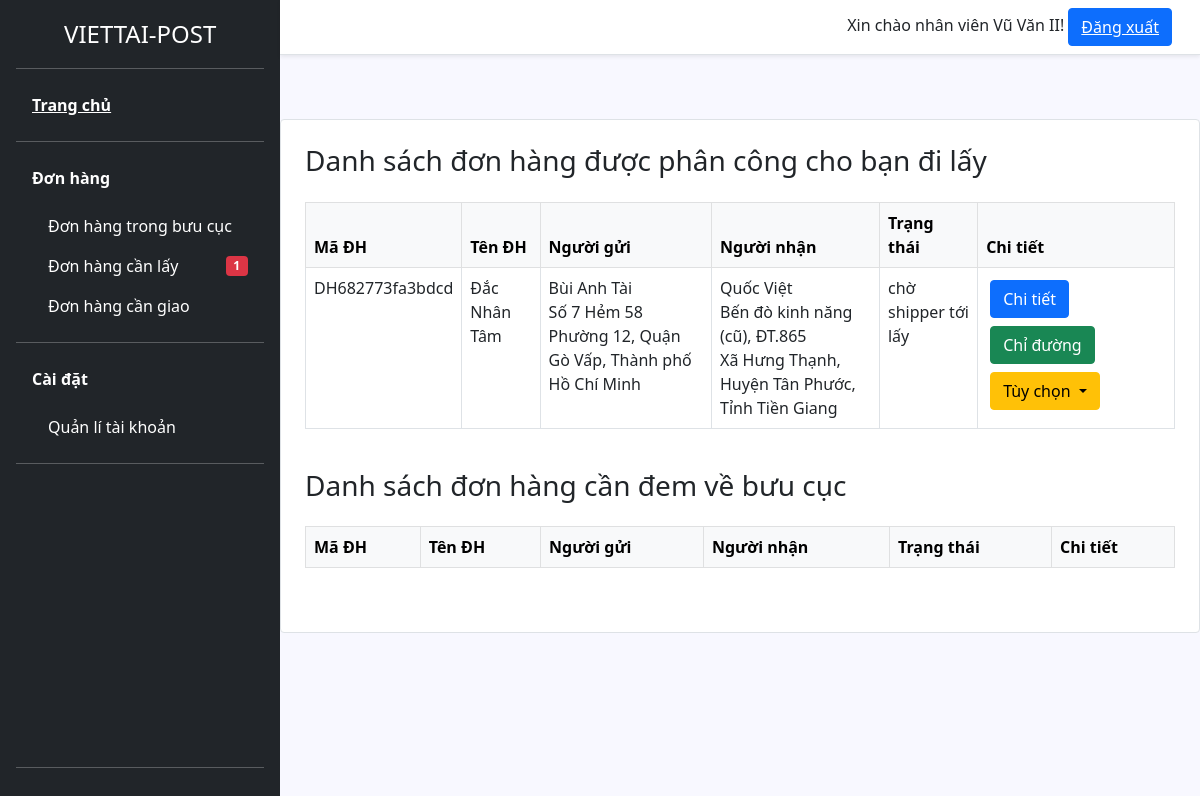
The app's page /nv/don-hang-can-lay.php (signed in), older data.
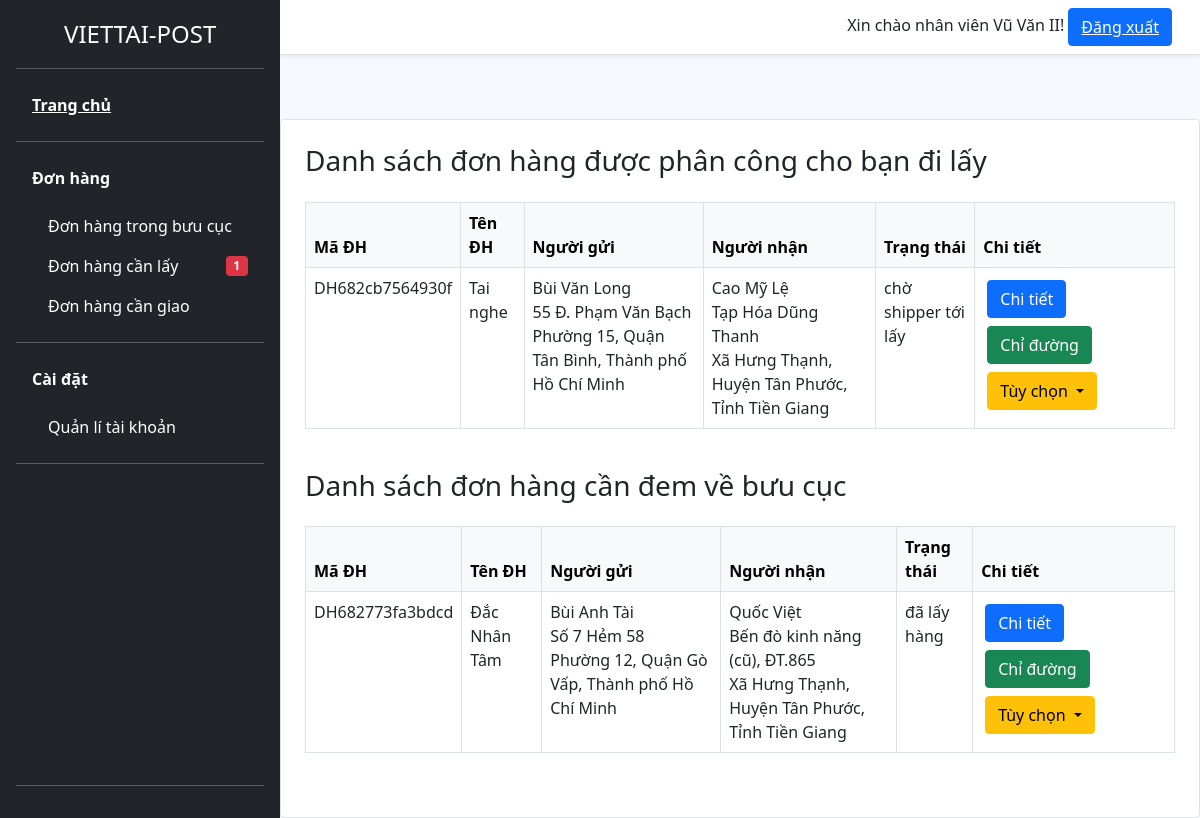
The same page, newer data.
### tables this page shows
CREATE TABLE `don_hang` (
  `ma_don_hang` varchar(50) NOT NULL,
  `ten_don_hang` varchar(50) NOT NULL,
  `so_luong` int(10) NOT NULL,
  `trong_luong` int(10) NOT NULL,
  `ten_nguoi_gui` varchar(100) DEFAULT NULL,
  `sdt_nguoi_gui` varchar(100) DEFAULT NULL,
  `ma_khach_hang` int(11) NOT NULL,
  `ten_nguoi_nhan` varchar(100) NOT NULL,
  `sdt_nguoi_nhan` varchar(20) DEFAULT NULL,
  `dia_chi_nguoi_gui` text NOT NULL,
  `dia_chi_nguoi_gui_mac_dinh` text NOT NULL,
  `lat_nguoi_gui` text DEFAULT NULL,
  `lng_nguoi_gui` text DEFAULT NULL,
  `dia_chi_nguoi_nhan` text DEFAULT NULL,
  `dia_chi_nguoi_nhan_mac_dinh` text NOT NULL,
  `lat_nguoi_nhan` text NOT NULL,
  `lng_nguoi_nhan` text DEFAULT NULL,
  `thu_ho` int(20) DEFAULT NULL,
  `trang_thai` enum('chờ xử lý','chờ shipper tới lấy','đã lấy hàng','đang giao','đã giao','hủy') DEFAULT 'chờ xử lý',
  `phi_van_chuyen` int(10) DEFAULT 0,
  `nguoi_tra_phi` varchar(100) DEFAULT NULL,
  `ngay_tao` datetime DEFAULT current_timestamp(),
  `thoi_gian_hen_lay` varchar(50) NOT NULL,
  `ngay_giao_du_kien` text NOT NULL,
  `ghi_chu` text DEFAULT NULL
);

CREATE TABLE `van_don` (
  `ma_van_don` int(11) NOT NULL,
  `ma_don_hang` varchar(50) NOT NULL,
  `id_shipper` int(10) DEFAULT NULL,
  `id_buu_cuc` int(11) DEFAULT NULL,
  `trang_thai` varchar(100) DEFAULT NULL,
  `lich_su` text DEFAULT NULL,
  `thoi_gian_cap_nhat` datetime DEFAULT current_timestamp(),
  `ghi_chu` text DEFAULT NULL
);

CREATE TABLE `buu_cuc` (
  `id` int(11) NOT NULL,
  `ten_buu_cuc` varchar(255) NOT NULL,
  `dia_chi` text NOT NULL,
  `xa_huyen_tinh` text NOT NULL,
  `vi_do` decimal(10,7) NOT NULL,
  `kinh_do` decimal(10,7) NOT NULL,
  `so_dien_thoai` varchar(20) DEFAULT NULL,
  `thoi_gian_tao` timestamp NOT NULL DEFAULT current_timestamp()
);

### controller/cls-shipper.php (called while the page is built, shortened)
<?php
class clsShipper extends ConnectDB
{
     public function buuCuc($id_buu_cuc) {
        $conn = $this->connect();
        $stmt = $conn->prepare("SELECT * FROM buu_cuc where id = ? ");
        $stmt->execute([$id_buu_cuc]);
        return $stmt->fetchAll(PDO::FETCH_ASSOC);
    }
     public function layTatCaDonHang() {
        $conn = $this->connect();
        $sql = "SELECT * FROM don_hang where trang_thai = 'chờ shipper tới lấy'";
        $stmt = $conn->prepare($sql);
        $stmt->execute();
        return $stmt->fetchAll(PDO::FETCH_ASSOC);
    }
    public function layTatCaDonHangVeBuuCuc() {
        $conn = $this->connect();
        $sql = "SELECT * FROM don_hang where trang_thai = 'đã lấy hàng'";
        $stmt = $conn->prepare($sql);
        $stmt->execute();
        return $stmt->fetchAll(PDO::FETCH_ASSOC);
    }
    public function layVanDonTheoMaDon($ma_don_hang)
    {
        $conn = $this->connect();
        $stmt = $conn->prepare("SELECT vd.*, s.ho_ten AS ten_shipper, s.so_dien_thoai AS sdt_shipper
                                FROM van_don vd
                                LEFT JOIN shipper s ON vd.id_shipper = s.id
                                WHERE vd.ma_don_hang = ?
                                ORDER BY vd.thoi_gian_cap_nhat DESC LIMIT 1");
        $stmt->execute([$ma_don_hang]);
        return $stmt->fetchAll(PDO::FETCH_ASSOC);
    }
}

### nv/view/header.php (called while the page is built, shortened)
<?php
$shipper = $_SESSION['shipper'];
?>

### nv/don-hang-can-lay.php (the view, shortened to what the changed rows need)
<!DOCTYPE html>
<html lang="vi">
<head>
    <link rel="stylesheet" href="../asset/css/bootstrap.min.css">
    <link rel="stylesheet" href="../asset/css/style.css">
    <link rel="stylesheet" href="https://unpkg.com/leaflet/dist/leaflet.css" />
    <link rel="stylesheet" href="https://unpkg.com/leaflet-routing-machine/dist/leaflet-routing-machine.css" />
</head>
<?php
require_once '../controller/cls-shipper.php';
$donhang = new clsShipper();
$tat_ca_don_hang = $donhang->layTatCaDonHang();
?>
<body  class="d-flex">
    <?php
    require_once 'view/sidebar.php';
    ?>
    <div class="main-content">
    <?php
    require_once 'view/header.php';
    ?>
<div class="container px-4 pb-5 card border rounded-4 mt-5">
        <table class="table table-bordered table-hover mt-3">
            <thead class="table-light">
                <tr>
                    <th>Mã ĐH</th>
                    <th>Tên ĐH</th>
                    <th>Người gửi</th>
                    <th>Người nhận</th>
                    <th>Trạng thái</th>
                    <th>Chi tiết</th>
                </tr>
            </thead>
            <tbody>
                <?php foreach ($tat_ca_don_hang as $don): ?>
                    <?php $van_dons = $donhang->layVanDonTheoMaDon($don['ma_don_hang']);
                    foreach ($van_dons as $vd):?>
                <?php
                $lat_shipper = $shipper['vi_do'];
                $lng_shipper = $shipper['kinh_do'];
                $lat_don = $don['lat_nguoi_gui'];
                $lng_don = $don['lng_nguoi_gui'];
                $url_google_maps = "https://www.google.com/maps/dir/$lat_shipper,$lng_shipper/$lat_don,$lng_don";
                ?>
                <tr>
                    <td><?= $don['ma_don_hang'] ?></td>
                    <td><?= $don['ten_don_hang'] ?></td>
                    <td><?= $don['ten_nguoi_gui'] ?><br><?= $don['dia_chi_nguoi_gui'] ?><br><?= $don['dia_chi_nguoi_gui_mac_dinh'] ?></td>
                    <td><?= $don['ten_nguoi_nhan'] ?><br><?= $don['dia_chi_nguoi_nhan'] ?><br><?= $don['dia_chi_nguoi_nhan_mac_dinh'] ?></td>
                    <td><?= $don['trang_thai'] ?></td>
                    <td>
                        <button type="button" class="btn btn-primary m-1" data-bs-toggle="modal" data-bs-target="#modal<?= $don['ma_don_hang'] ?>">
                            Chi tiết
                        </button>
                       <a href="<?= $url_google_maps ?>" target="_blank" class="btn btn-success m-1">
                            Chỉ đường
                        </a>
                        <div class="btn-group m-1">
                            <button type="button" class="btn btn-warning dropdown-toggle" data-bs-toggle="dropdown" aria-expanded="false">
                                Tùy chọn
                            </button>
                        </div>
                    </td>
                </tr>
            <?php endforeach; ?>
            <?php endforeach; ?>
            </tbody>
        </table>
        <table class="table table-bordered table-hover mt-3">
            <thead class="table-light">
                <tr>
                    <th>Mã ĐH</th>
                    <th>Tên ĐH</th>
                    <th>Người gửi</th>
                    <th>Người nhận</th>
                    <th>Trạng thái</th>
                    <th>Chi tiết</th>
                </tr>
            </thead>
            <tbody>
                <?php
                    $tat_ca_don_hang_ve_bc = $donhang->layTatCaDonHangVeBuuCuc();
                    foreach ($tat_ca_don_hang_ve_bc as $don): ?>
                <?php $van_dons = $donhang->layVanDonTheoMaDon($don['ma_don_hang']);
                    foreach ($van_dons as $vd):?>
                <?php
                $buucuc = $donhang->buuCuc($shipper['id_buu_cuc']);
                foreach ($buucuc as $bc):
                $lat_shipper = $shipper['vi_do'];
                $lng_shipper = $shipper['kinh_do'];
                $lat_don = $bc['vi_do'];
                $lng_don = $bc['kinh_do'];
                $url_google_maps = "https://www.google.com/maps/dir/$lat_shipper,$lng_shipper/$lat_don,$lng_don";
                ?>
                <tr>
                    <td><?= $don['ma_don_hang'] ?></td>
                    <td><?= $don['ten_don_hang'] ?></td>
                    <td><?= $don['ten_nguoi_gui'] ?><br><?= $don['dia_chi_nguoi_gui'] ?><br><?= $don['dia_chi_nguoi_gui_mac_dinh'] ?></td>
                    <td><?= $don['ten_nguoi_nhan'] ?><br><?= $don['dia_chi_nguoi_nhan'] ?><br><?= $don['dia_chi_nguoi_nhan_mac_dinh'] ?></td>
                    <td><?= $don['trang_thai'] ?></td>
                    <td>
                        <button type="button" class="btn btn-primary m-1" data-bs-toggle="modal" data-bs-target="#modal<?= $don['ma_don_hang'] ?>">
                            Chi tiết
                        </button>
                       <a href="<?= $url_google_maps ?>" target="_blank" class="btn btn-success m-1">
                            Chỉ đường
                        </a>
                        <div class="btn-group m-1">
                            <button type="button" class="btn btn-warning dropdown-toggle" data-bs-toggle="dropdown" aria-expanded="false">
                                Tùy chọn
                            </button>
                        </div>
                    </td>
                </tr>
            <?php endforeach; ?>
            <?php endforeach; ?>
            <?php endforeach; ?>
            </tbody>
        </table>
</div>
</body>
</html>

Row changes from the older to the newer data that the page shows:
added don_hang: ma_don_hang "DH682cb7564930f", ten_don_hang "Tai nghe", ten_nguoi_gui "Bùi Văn Long", dia_chi_nguoi_gui "55 Đ. Phạm Văn Bạch", dia_chi_nguoi_gui_mac_dinh "Phường 15, Quận Tân Bình, Thành phố Hồ Chí Minh", ten_nguoi_nhan "Cao Mỹ Lệ", dia_chi_nguoi_nhan "Tạp Hóa Dũng Thanh", dia_chi_nguoi_nhan_mac_dinh "Xã Hưng Thạnh, Huyện Tân Phước, Tỉnh Tiền Giang", trang_thai "chờ shipper tới lấy"
changed don_hang "DH682773fa3bdcd": loses van_don ($don['ma_don_hang'] "DH682773fa3bdcd", $don['ten_don_hang'] "Đắc Nhân Tâm", $don['ten_nguoi_gui'] "Bùi Anh Tài", $don['dia_chi_nguoi_gui'] "Số 7 Hẻm 58", $don['dia_chi_nguoi_gui_mac_dinh'] "Phường 12, Quận Gò Vấp, Thành phố Hồ Chí Minh", $don['ten_nguoi_nhan'] "Quốc Việt", $don['dia_chi_nguoi_nhan'] "Bến đò kinh năng (cũ), ĐT.865", $don['dia_chi_nguoi_nhan_mac_dinh'] "Xã Hưng Thạnh, Huyện Tân Phước, Tỉnh Tiền Giang", $don['trang_thai'] "chờ shipper tới lấy")
now on this page (row unchanged): buu_cuc: $don['ma_don_hang'] "DH682773fa3bdcd", $don['ten_don_hang'] "Đắc Nhân Tâm", $don['ten_nguoi_gui'] "Bùi Anh Tài", $don['dia_chi_nguoi_gui'] "Số 7 Hẻm 58", $don['dia_chi_nguoi_gui_mac_dinh'] "Phường 12, Quận Gò Vấp, Thành phố Hồ Chí Minh", $don['ten_nguoi_nhan'] "Quốc Việt", $don['dia_chi_nguoi_nhan'] "Bến đò kinh năng (cũ), ĐT.865", $don['dia_chi_nguoi_nhan_mac_dinh'] "Xã Hưng Thạnh, Huyện Tân Phước, Tỉnh Tiền Giang", $don['trang_thai'] "đã lấy hàng"
